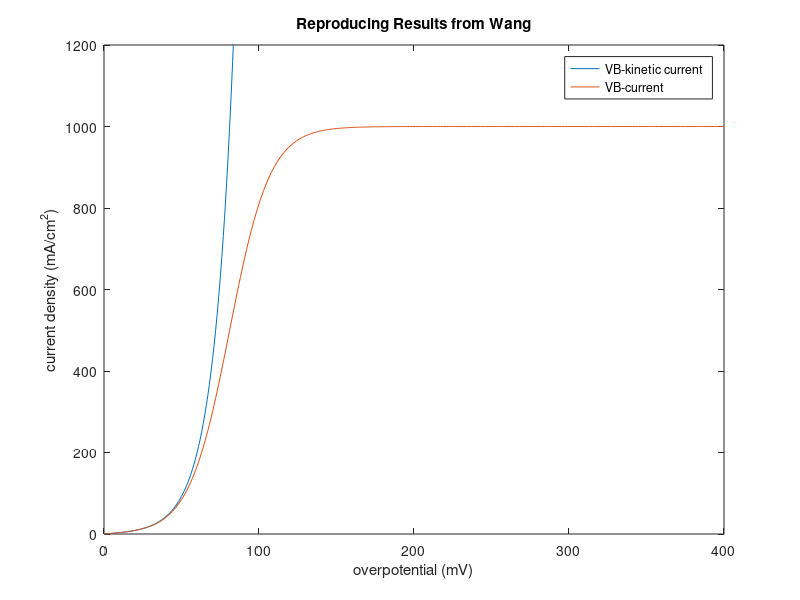
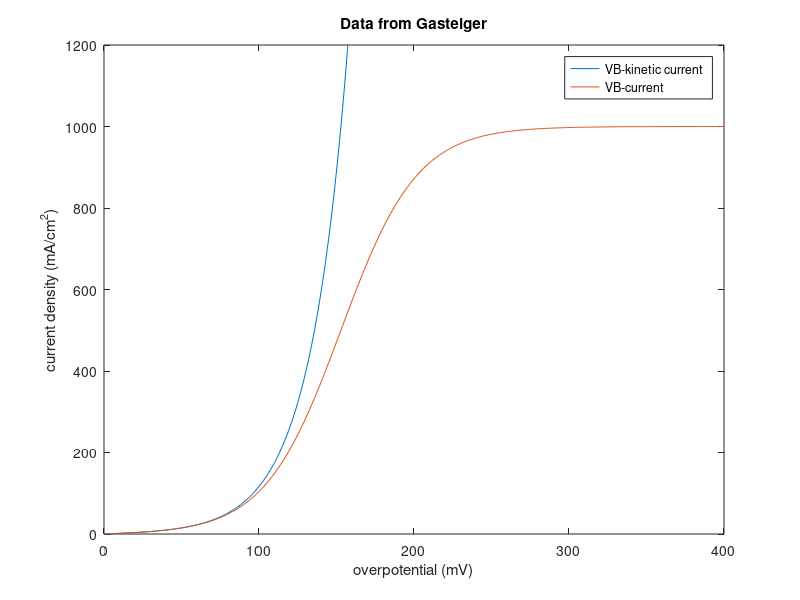

Recreate these plots in MATLAB, in order.
N = 400; %max overpotential

%Wang Journal of The Electrochemical Society, 153 (9) A1732-A1740 (2006)
jo = 2; %mA/cm^2 exchange flux at equilibrium
b = 30; %mV/decade parameter from rotating disk electrode (T?, alpha?)
eta = 0:N; %mV overpotential
jL = 1000; %mV/cm^2 mass transport limiting current
jK = jo*(exp(2.3*eta/b)-exp(-2.3*eta/b)); %kinetic current density
jf = jo*(exp(2.3*eta/b)); %kinetic current of forward reaction
jVB = jK./(1+jf/jL);


figure(1)
plot(eta,jK,eta,jVB);
xlabel('overpotential (mV)');
ylabel('current density (mA/cm^2)');
legend('VB-kinetic current','VB-current')
title('Reproducing Results from Wang')
ylim([0 1200])

%Butler-Volmer with alpha = 0.48
T = 274; %K
jo = 2; %mA/cm^2 exchange flux at equilibrium
n = 2;
alpha = .48; %anodic transfer coefficient
R = 8.314; %J/molK
F = 96485; %A*s/mol
eta = 0:N; %mV overpotential
mVV = 10^3; %mV/V
jL = 1000; %mV/cm^2 mass transport limiting current
jK = jo*(exp(2*alpha*F/(R*T)/mVV*eta)-exp(-2*alpha*F/(R*T)/mVV*eta)); %kinetic current density
jf = jo*(exp(2*alpha*F/(R*T)/mVV*eta)); %kinetic current of forward reaction
jVB = jK./(1+jf/jL);

figure(2)
plot(eta,jK,eta,jVB);
xlabel('overpotential (mV)');
ylabel('current density (mA/cm^2)');
legend('VB-kinetic current','VB-current')
title('Data from Gasteiger')
ylim([0 1200])

%does not follow alpha = 2.3*RT/(b*F)

